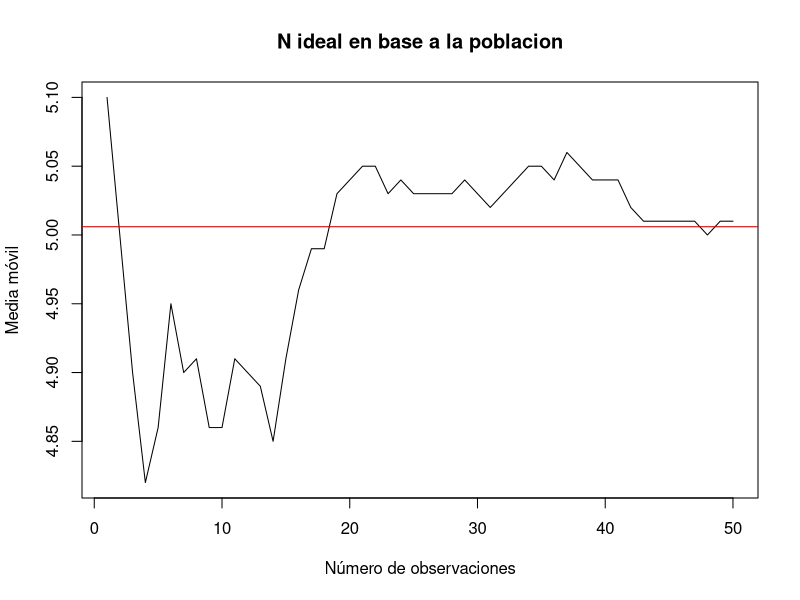

Source code (R):
# Script 5
# 04/09/2025
# Jorge Iván Garza Aldape
# 1677695

# Determinar media movil para saber el n ideal con respecto a la poblacion

data(iris)
View(iris)

setosa <- subset(iris, Species == "setosa")
View(setosa)

# Sumatoria acumulativa de la variable Sepal.Length

acumulado <- cumsum(setosa$Sepal.Length)
acumulado #Sumatoria acumulada

continuo <- seq(1:length(setosa$Sepal.Length))
continuo

# Crear data frame con los datos creados

set_mov <- data.frame(continuo, acumulado)
View(set_mov)

set_mov$movil <- acumulado / continuo
View(set_mov)
set_mov$movil <- round(acumulado / continuo, 2)
View(set_mov)

plot(continuo, set_mov$movil, type = "l",
     xlab = "Número de observaciones",
     ylab = "Media móvil",
     main = "N ideal en base a la poblacion")
abline(h = mean(setosa$Sepal.Length),
       col = "red3")